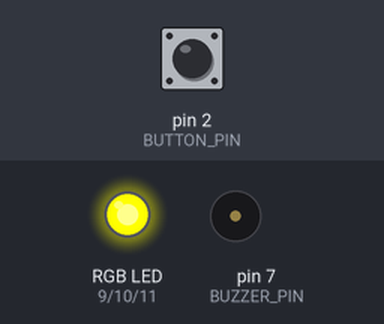
The sketch below on a simulated Arduino Uno, built with avr-gcc and run on an emulated ATmega328P. Parts: an RGB LED mixed from three pins (HIGH = lit), buzzer (waves = sounding). The inputs (shaded band) are chosen by the test bench; at power-on: pin 2 (BUTTON_PIN) HIGH.

Above: at 1.2 s.
1.3 s: pin 2 (BUTTON_PIN) pulled LOW for 0.15 s
At 1.44 s:
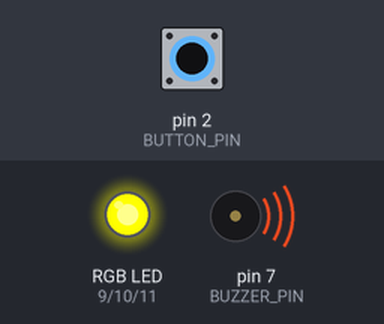
At 3.2 s:
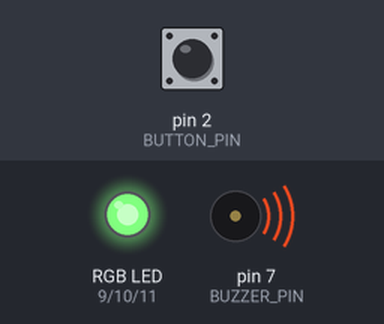
4.3 s: pin 2 (BUTTON_PIN) pulled LOW for 1 s
At 6.12 s:
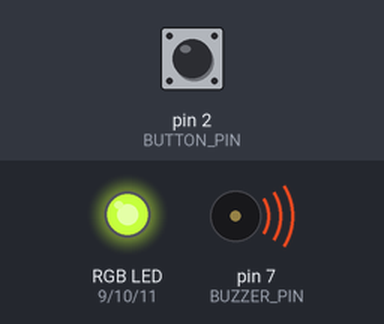
Timing chart, 0 to 14.3 s (numbered marks = the images above; inputs shaded):
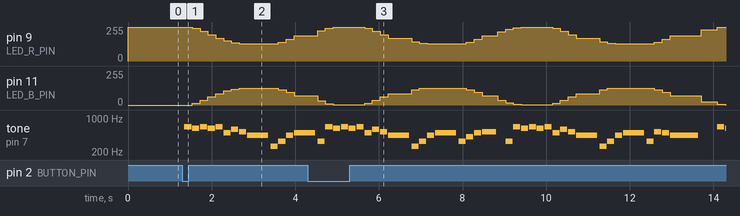

The sketch:

MomentoCrush.ino
```cpp
/*
 * PROJETO: MOMENTO CRUSH
 * Hardware:
 * - LED RGB (Ânodo Comum): R=9, G=10, B=11 (PWM)
 * - Buzzer Passivo: Pino 7
 * - Botão: Pino 2 (INPUT_PULLUP)
 *
 * Funcionalidade:
 * - Toca "Für Elise" ao pressionar o botão
 * - Durante e após a música, realiza transição suave de cores azul/roxo
 * - Lógica invertida para LED de Ânodo Comum
 * - Máquina de Estados Não Bloqueante
 *
 * Autor: Adaptado do código original de Robson Couto
 * Data: 09/11/2025
 */

#include <Arduino.h>

// Definições de pinos
#define BUZZER_PIN 7
#define BUTTON_PIN 2
#define LED_R_PIN 9
#define LED_G_PIN 10
#define LED_B_PIN 11

// Definições de notas musicais (lista completa)
#define NOTE_B0  31
#define NOTE_C1  33
#define NOTE_CS1 35
#define NOTE_D1  37
#define NOTE_DS1 39
#define NOTE_E1  41
#define NOTE_F1  44
#define NOTE_FS1 46
#define NOTE_G1  49
#define NOTE_GS1 52
#define NOTE_A1  55
#define NOTE_AS1 58
#define NOTE_B1  62
#define NOTE_C2  65
#define NOTE_CS2 69
#define NOTE_D2  73
#define NOTE_DS2 78
#define NOTE_E2  82
#define NOTE_F2  87
#define NOTE_FS2 93
#define NOTE_G2  98
#define NOTE_GS2 104
#define NOTE_A2  110
#define NOTE_AS2 117
#define NOTE_B2  123
#define NOTE_C3  131
#define NOTE_CS3 139
#define NOTE_D3  147
#define NOTE_DS3 156
#define NOTE_E3  165
#define NOTE_F3  175
#define NOTE_FS3 185
#define NOTE_G3  196
#define NOTE_GS3 208
#define NOTE_A3  220
#define NOTE_AS3 233
#define NOTE_B3  247
#define NOTE_C4  262
#define NOTE_CS4 277
#define NOTE_D4  294
#define NOTE_DS4 311
#define NOTE_E4  330
#define NOTE_F4  349
#define NOTE_FS4 370
#define NOTE_G4  392
#define NOTE_GS4 415
#define NOTE_A4  440
#define NOTE_AS4 466
#define NOTE_B4  494
#define NOTE_C5  523
#define NOTE_CS5 554
#define NOTE_D5  587
#define NOTE_DS5 622
#define NOTE_E5  659
#define NOTE_F5  698
#define NOTE_FS5 740
#define NOTE_G5  784
#define NOTE_GS5 831
#define NOTE_A5  880
#define NOTE_AS5 932
#define NOTE_B5  988
#define NOTE_C6  1047
#define NOTE_CS6 1109
#define NOTE_D6  1175
#define NOTE_DS6 1245
#define NOTE_E6  1319
#define NOTE_F6  1397
#define NOTE_FS6 1480
#define NOTE_G6  1568
#define NOTE_GS6 1661
#define NOTE_A6  1760
#define NOTE_AS6 1865
#define NOTE_B6  1976
#define NOTE_C7  2093
#define NOTE_CS7 2217
#define NOTE_D7  2349
#define NOTE_DS7 2489
#define NOTE_E7  2637
#define NOTE_F7  2794
#define NOTE_FS7 2960
#define NOTE_G7  3136
#define NOTE_GS7 3322
#define NOTE_A7  3520
#define NOTE_AS7 3729
#define NOTE_B7  3951
#define NOTE_C8  4186
#define NOTE_CS8 4435
#define NOTE_D8  4699
#define NOTE_DS8 4978
#define REST     0

// Configurações
const int tempo = 80; // Velocidade da música
const int wholenote = (60000 * 4) / tempo; // Duração de uma nota inteira em ms
const unsigned long colorTransitionTime = 2000; // Tempo de transição entre cores (ms)
const unsigned long debounceDelay = 50; // Tempo de debounce do botão (ms)

// Melodia de Für Elise
const int melody[] PROGMEM = {
  // Für Elise - Ludwig van Beethoven
  // Score available at https://musescore.com/user/28149610/scores/5281944
  NOTE_E5, 16, NOTE_DS5, 16, //1
  NOTE_E5, 16, NOTE_DS5, 16, NOTE_E5, 16, NOTE_B4, 16, NOTE_D5, 16, NOTE_C5, 16,
  NOTE_A4, -8, NOTE_C4, 16, NOTE_E4, 16, NOTE_A4, 16,
  NOTE_B4, -8, NOTE_E4, 16, NOTE_GS4, 16, NOTE_B4, 16,
  NOTE_C5, 8, REST, 16, NOTE_E4, 16, NOTE_E5, 16, NOTE_DS5, 16,
  NOTE_E5, 16, NOTE_DS5, 16, NOTE_E5, 16, NOTE_B4, 16, NOTE_D5, 16, NOTE_C5, 16,//6
  NOTE_A4, -8, NOTE_C4, 16, NOTE_E4, 16, NOTE_A4, 16,
  NOTE_B4, -8, NOTE_E4, 16, NOTE_C5, 16, NOTE_B4, 16,
  NOTE_A4, 4, REST, 8, //9 - 1st ending
  // Repete de 1 até 10
  NOTE_E5, 16, NOTE_DS5, 16, //1
  NOTE_E5, 16, NOTE_DS5, 16, NOTE_E5, 16, NOTE_B4, 16, NOTE_D5, 16, NOTE_C5, 16,
  NOTE_A4, -8, NOTE_C4, 16, NOTE_E4, 16, NOTE_A4, 16,
  NOTE_B4, -8, NOTE_E4, 16, NOTE_GS4, 16, NOTE_B4, 16,
  NOTE_C5, 8, REST, 16, NOTE_E4, 16, NOTE_E5, 16, NOTE_DS5, 16,
  NOTE_E5, 16, NOTE_DS5, 16, NOTE_E5, 16, NOTE_B4, 16, NOTE_D5, 16, NOTE_C5, 16,//6
  NOTE_A4, -8, NOTE_C4, 16, NOTE_E4, 16, NOTE_A4, 16,
  NOTE_B4, -8, NOTE_E4, 16, NOTE_C5, 16, NOTE_B4, 16,
  NOTE_A4, 8, REST, 16, NOTE_B4, 16, NOTE_C5, 16, NOTE_D5, 16, //10 - 2nd ending
  // Continua de 11
  NOTE_E5, -8, NOTE_G4, 16, NOTE_F5, 16, NOTE_E5, 16,
  NOTE_D5, -8, NOTE_F4, 16, NOTE_E5, 16, NOTE_D5, 16, //12
  NOTE_C5, -8, NOTE_E4, 16, NOTE_D5, 16, NOTE_C5, 16, //13
  NOTE_B4, 8, REST, 16, NOTE_E4, 16, NOTE_E5, 16, REST, 16,
  REST, 16, NOTE_E5, 16, NOTE_E6, 16, REST, 16, REST, 16, NOTE_DS5, 16,
  NOTE_E5, 16, REST, 16, REST, 16, NOTE_DS5, 16, NOTE_E5, 16, NOTE_DS5, 16,
  NOTE_E5, 16, NOTE_DS5, 16, NOTE_E5, 16, NOTE_B4, 16, NOTE_D5, 16, NOTE_C5, 16,
  NOTE_A4, 8, REST, 16, NOTE_C4, 16, NOTE_E4, 16, NOTE_A4, 16,
  NOTE_B4, 8, REST, 16, NOTE_E4, 16, NOTE_GS4, 16, NOTE_B4, 16, //19
  NOTE_C5, 8, REST, 16, NOTE_E4, 16, NOTE_E5, 16, NOTE_DS5, 16,
  NOTE_E5, 16, NOTE_DS5, 16, NOTE_E5, 16, NOTE_B4, 16, NOTE_D5, 16, NOTE_C5, 16,
  NOTE_A4, 8, REST, 16, NOTE_C4, 16, NOTE_E4, 16, NOTE_A4, 16,
  NOTE_B4, 8, REST, 16, NOTE_E4, 16, NOTE_C5, 16, NOTE_B4, 16,
  NOTE_A4, 8, REST, 16, NOTE_B4, 16, NOTE_C5, 16, NOTE_D5, 16, //24 (1st ending)
  // Repete de 11
  NOTE_E5, -8, NOTE_G4, 16, NOTE_F5, 16, NOTE_E5, 16,
  NOTE_D5, -8, NOTE_F4, 16, NOTE_E5, 16, NOTE_D5, 16, //12
  NOTE_C5, -8, NOTE_E4, 16, NOTE_D5, 16, NOTE_C5, 16, //13
  NOTE_B4, 8, REST, 16, NOTE_E4, 16, NOTE_E5, 16, REST, 16,
  REST, 16, NOTE_E5, 16, NOTE_E6, 16, REST, 16, REST, 16, NOTE_DS5, 16,
  NOTE_E5, 16, REST, 16, REST, 16, NOTE_DS5, 16, NOTE_E5, 16, NOTE_DS5, 16,
  NOTE_E5, 16, NOTE_DS5, 16, NOTE_E5, 16, NOTE_B4, 16, NOTE_D5, 16, NOTE_C5, 16,
  NOTE_A4, 8, REST, 16, NOTE_C4, 16, NOTE_E4, 16, NOTE_A4, 16,
  NOTE_B4, 8, REST, 16, NOTE_E4, 16, NOTE_GS4, 16, NOTE_B4, 16, //19
  NOTE_C5, 8, REST, 16, NOTE_E4, 16, NOTE_E5, 16, NOTE_DS5, 16,
  NOTE_E5, 16, NOTE_DS5, 16, NOTE_E5, 16, NOTE_B4, 16, NOTE_D5, 16, NOTE_C5, 16,
  NOTE_A4, 8, REST, 16, NOTE_C4, 16, NOTE_E4, 16, NOTE_A4, 16,
  NOTE_B4, 8, REST, 16, NOTE_E4, 16, NOTE_C5, 16, NOTE_B4, 16,
  NOTE_A4, 8, REST, 16, NOTE_C5, 16, NOTE_C5, 16, NOTE_C5, 16, //25 - 2nd ending
  // Continua de 26
  NOTE_C5, 4, NOTE_F5, -16, NOTE_E5, 32, //26
  NOTE_E5, 8, NOTE_D5, 8, NOTE_AS5, -16, NOTE_A5, 32,
  NOTE_A5, 16, NOTE_G5, 16, NOTE_F5, 16, NOTE_E5, 16, NOTE_D5, 16, NOTE_C5, 16,
  NOTE_AS4, 8, NOTE_A4, 8, NOTE_A4, 32, NOTE_G4, 32, NOTE_A4, 32, NOTE_B4, 32,
  NOTE_C5, 4, NOTE_D5, 16, NOTE_DS5, 16,
  NOTE_E5, -8, NOTE_E5, 16, NOTE_F5, 16, NOTE_A4, 16,
  NOTE_C5, 4, NOTE_D5, -16, NOTE_B4, 32,
  NOTE_C5, 32, NOTE_G5, 32, NOTE_G4, 32, NOTE_G5, 32, NOTE_A4, 32, NOTE_G5, 32, NOTE_B4, 32, NOTE_G5, 32, NOTE_C5, 32, NOTE_G5, 32, NOTE_D5, 32, NOTE_G5, 32, //33
  NOTE_E5, 32, NOTE_G5, 32, NOTE_C6, 32, NOTE_B5, 32, NOTE_A5, 32, NOTE_G5, 32, NOTE_F5, 32, NOTE_E5, 32, NOTE_D5, 32, NOTE_G5, 32, NOTE_F5, 32, NOTE_D5, 32,
  NOTE_C5, 32, NOTE_G5, 32, NOTE_G4, 32, NOTE_G5, 32, NOTE_A4, 32, NOTE_G5, 32, NOTE_B4, 32, NOTE_G5, 32, NOTE_C5, 32, NOTE_G5, 32, NOTE_D5, 32, NOTE_G5, 32,
  NOTE_E5, 32, NOTE_G5, 32, NOTE_C6, 32, NOTE_B5, 32, NOTE_A5, 32, NOTE_G5, 32, NOTE_F5, 32, NOTE_E5, 32, NOTE_D5, 32, NOTE_G5, 32, NOTE_F5, 32, NOTE_D5, 32, //36
  NOTE_E5, 32, NOTE_F5, 32, NOTE_E5, 32, NOTE_DS5, 32, NOTE_E5, 32, NOTE_B4, 32, NOTE_E5, 32, NOTE_DS5, 32, NOTE_E5, 32, NOTE_B4, 32, NOTE_E5, 32, NOTE_DS5, 32,
  NOTE_E5, -8, NOTE_B4, 16, NOTE_E5, 16, NOTE_DS5, 16,
  NOTE_E5, -8, NOTE_B4, 16, NOTE_E5, 16, REST, 16,
  REST, 16, NOTE_DS5, 16, NOTE_E5, 16, REST, 16, REST, 16, NOTE_DS5, 16, //40
  NOTE_E5, 16, NOTE_DS5, 16, NOTE_E5, 16, NOTE_B4, 16, NOTE_D5, 16, NOTE_C5, 16,
  NOTE_A4, 8, REST, 16, NOTE_C4, 16, NOTE_E4, 16, NOTE_A4, 16,
  NOTE_B4, 8, REST, 16, NOTE_E4, 16, NOTE_GS4, 16, NOTE_B4, 16,
  NOTE_C5, 8, REST, 16, NOTE_E4, 16, NOTE_E5, 16, NOTE_DS5, 16,
  NOTE_E5, 16, NOTE_DS5, 16, NOTE_E5, 16, NOTE_B4, 16, NOTE_D5, 16, NOTE_C5, 16,
  NOTE_A4, 8, REST, 16, NOTE_C4, 16, NOTE_E4, 16, NOTE_A4, 16, //46
  NOTE_B4, 8, REST, 16, NOTE_E4, 16, NOTE_C5, 16, NOTE_B4, 16,
  NOTE_A4, 8, REST, 16, NOTE_B4, 16, NOTE_C5, 16, NOTE_D5, 16,
  NOTE_E5, -8, NOTE_G4, 16, NOTE_F5, 16, NOTE_E5, 16,
  NOTE_D5, -8, NOTE_F4, 16, NOTE_E5, 16, NOTE_D5, 16,
  NOTE_C5, -8, NOTE_E4, 16, NOTE_D5, 16, NOTE_C5, 16,
  NOTE_B4, 8, REST, 16, NOTE_E4, 16, NOTE_E5, 16, REST, 16,
  REST, 16, NOTE_E5, 16, NOTE_E6, 16, REST, 16, REST, 16, NOTE_DS5, 16,
  NOTE_E5, 16, REST, 16, REST, 16, NOTE_DS5, 16, NOTE_E5, 16, NOTE_D5, 16, //54
  NOTE_E5, 16, NOTE_DS5, 16, NOTE_E5, 16, NOTE_B4, 16, NOTE_D5, 16, NOTE_C5, 16,
  NOTE_A4, 8, REST, 16, NOTE_C4, 16, NOTE_E4, 16, NOTE_A4, 16,
  NOTE_B4, 8, REST, 16, NOTE_E4, 16, NOTE_GS4, 16, NOTE_B4, 16,
  NOTE_C5, 8, REST, 16, NOTE_E4, 16, NOTE_E5, 16, NOTE_DS5, 16,
  NOTE_E5, 16, NOTE_DS5, 16, NOTE_E5, 16, NOTE_B4, 16, NOTE_D5, 16, NOTE_C5, 16,
  NOTE_A4, 8, REST, 16, NOTE_C4, 16, NOTE_E4, 16, NOTE_A4, 16, //60
  NOTE_B4, 8, REST, 16, NOTE_E4, 16, NOTE_C5, 16, NOTE_B4, 16,
  NOTE_A4, 8, REST, 16, REST, 16, REST, 8,
  NOTE_CS5, -4,
  NOTE_D5, 4, NOTE_E5, 16, NOTE_F5, 16,
  NOTE_F5, 4, NOTE_F5, 8,
  NOTE_E5, -4,
  NOTE_D5, 4, NOTE_C5, 16, NOTE_B4, 16,
  NOTE_A4, 4, NOTE_A4, 8,
  NOTE_A4, 8, NOTE_C5, 8, NOTE_B4, 8,
  NOTE_A4, -4,
  NOTE_CS5, -4,
  NOTE_D5, 4, NOTE_E5, 16, NOTE_F5, 16, //72
  NOTE_F5, 4, NOTE_F5, 8,
  NOTE_F5, -4,
  NOTE_DS5, 4, NOTE_D5, 16, NOTE_C5, 16,
  NOTE_AS4, 4, NOTE_A4, 8,
  NOTE_GS4, 4, NOTE_G4, 8,
  NOTE_A4, -4,
  NOTE_B4, 4, REST, 8,
  NOTE_A3, -32, NOTE_C4, -32, NOTE_E4, -32, NOTE_A4, -32, NOTE_C5, -32, NOTE_E5, -32, NOTE_D5, -32, NOTE_C5, -32, NOTE_B4, -32,
  NOTE_A4, -32, NOTE_C5, -32, NOTE_E5, -32, NOTE_A5, -32, NOTE_C6, -32, NOTE_E6, -32, NOTE_D6, -32, NOTE_C6, -32, NOTE_B5, -32, //80
  NOTE_A4, -32, NOTE_C5, -32, NOTE_E5, -32, NOTE_A5, -32, NOTE_C6, -32, NOTE_E6, -32, NOTE_D6, -32, NOTE_C6, -32, NOTE_B5, -32,
  NOTE_AS5, -32, NOTE_A5, -32, NOTE_GS5, -32, NOTE_G5, -32, NOTE_FS5, -32, NOTE_F5, -32, NOTE_E5, -32, NOTE_DS5, -32, NOTE_D5, -32,
  NOTE_CS5, -32, NOTE_C5, -32, NOTE_B4, -32, NOTE_AS4, -32, NOTE_A4, -32, NOTE_GS4, -32, NOTE_G4, -32, NOTE_FS4, -32, NOTE_F4, -32, //84
  NOTE_E4, 16, NOTE_DS5, 16, NOTE_E5, 16, NOTE_B4, 16, NOTE_D5, 16, NOTE_C5, 16,
  NOTE_A4, -8, NOTE_C4, 16, NOTE_E4, 16, NOTE_A4, 16,
  NOTE_B4, -8, NOTE_E4, 16, NOTE_GS4, 16, NOTE_B4, 16,
  NOTE_C5, 8, REST, 16, NOTE_E4, 16, NOTE_E5, 16, NOTE_DS5, 16, //88
  NOTE_E5, 16, NOTE_DS5, 16, NOTE_E5, 16, NOTE_B4, 16, NOTE_D5, 16, NOTE_C5, 16,
  NOTE_A4, -8, NOTE_C4, 16, NOTE_E4, 16, NOTE_A4, 16,
  NOTE_B4, -8, NOTE_E4, 16, NOTE_C5, 16, NOTE_B4, 16,
  NOTE_A4, -8, REST, -8,
  REST, -8, NOTE_G4, 16, NOTE_F5, 16, NOTE_E5, 16,
  NOTE_D5, 4, REST, 8,
  NOTE_B4, -8, NOTE_E4, 16, NOTE_E5, 8, //96
  NOTE_E5, 8, NOTE_E6, -8, NOTE_DS5, 16,
  NOTE_E5, 16, REST, 16, REST, 16, NOTE_DS5, 16, NOTE_E5, 16, NOTE_DS5, 16,
  NOTE_E5, 16, NOTE_DS5, 16, NOTE_E5, 16, NOTE_B4, 16, NOTE_D5, 16, NOTE_C5, 16,
  NOTE_A4, -8, NOTE_C4, 16, NOTE_E4, 16, NOTE_A4, 16,
  NOTE_B4, -8, NOTE_E4, 16, NOTE_GS4, 16, NOTE_B4, 16,
  NOTE_C5, 8, REST, 16, NOTE_E4, 16, NOTE_E5, 16, NOTE_DS5, 16, //102
  NOTE_E5, 16, NOTE_DS5, 16, NOTE_E5, 16, NOTE_B4, 16, NOTE_D5, 16, NOTE_C5, 16,
  NOTE_A4, -8, NOTE_C4, 16, NOTE_E4, 16, NOTE_A4, 16,
  NOTE_B4, -8, NOTE_E4, 16, NOTE_C5, 16, NOTE_B4, 16,
  NOTE_A4, -4,
};

// Número de notas na melodia
const int notes = sizeof(melody) / sizeof(melody[0]) / 2;

// Estados da máquina de estados
enum State {
  IDLE,
  PLAYING_MUSIC,
  COLOR_TRANSITION
};
State currentState = IDLE;

// Variáveis para controle da música
int currentNote = 0;
unsigned long lastNoteTime = 0;
bool musicPlaying = false;

// Variáveis para controle do botão
int lastButtonState = HIGH;
int buttonState = HIGH;
unsigned long lastDebounceTime = 0;

// Variáveis para transição de cores
struct Color {
  uint8_t r, g, b;
};
Color blue = {0, 0, 255}; // Azul
Color purple = {128, 0, 128}; // Roxo
Color currentColor, targetColor;
unsigned long lastColorChange = 0;
bool fadingToPurple = true;

// Função para configurar o LED RGB (ânodo comum, lógica invertida)
void setRGBColor(uint8_t r, uint8_t g, uint8_t b) {
  analogWrite(LED_R_PIN, 255 - r);
  analogWrite(LED_G_PIN, 255 - g);
  analogWrite(LED_B_PIN, 255 - b);
}

// Função para tocar a próxima nota
void playNextNote() {
  if (currentNote >= notes * 2) {
    currentState = COLOR_TRANSITION;
    musicPlaying = false;
    currentNote = 0;
    return;
  }

  // Calcula a duração da nota
  int divider = pgm_read_word_near(melody + currentNote + 1);
  int noteDuration;
  if (divider > 0) {
    noteDuration = wholenote / divider;
  } else {
    noteDuration = wholenote / abs(divider);
    noteDuration *= 1.5; // Notas pontuadas
  }

  // Toca a nota (90% da duração para pausa)
  tone(BUZZER_PIN, pgm_read_word_near(melody + currentNote), noteDuration * 0.9);
  lastNoteTime = millis();
  delay(noteDuration);
  noTone(BUZZER_PIN);
  currentNote += 2;
}

// Função para transição suave de cores
void updateColorTransition() {
  unsigned long currentTime = millis();
  if (currentTime - lastColorChange >= colorTransitionTime) {
    fadingToPurple = !fadingToPurple;
    targetColor = fadingToPurple ? purple : blue;
    lastColorChange = currentTime;
  }

  // Interpolação linear para transição suave
  float progress = (float)(currentTime - lastColorChange) / colorTransitionTime;
  if (progress > 1.0) progress = 1.0;

  currentColor.r = currentColor.r + (targetColor.r - currentColor.r) * progress;
  currentColor.g = currentColor.g + (targetColor.g - currentColor.g) * progress;
  currentColor.b = currentColor.b + (targetColor.b - currentColor.b) * progress;

  setRGBColor(currentColor.r, currentColor.g, currentColor.b);
}

// Função para ler o botão com debounce
bool readButton() {
  int reading = digitalRead(BUTTON_PIN);
  if (reading != lastButtonState) {
    lastDebounceTime = millis();
  }
  if (millis() - lastDebounceTime > debounceDelay) {
    if (reading != buttonState) {
      buttonState = reading;
      if (buttonState == LOW) {
        return true; // Botão pressionado
      }
    }
  }
  lastButtonState = reading;
  return false;
}

void setup() {
  // Configura pinos
  pinMode(BUZZER_PIN, OUTPUT);
  pinMode(LED_R_PIN, OUTPUT);
  pinMode(LED_G_PIN, OUTPUT);
  pinMode(LED_B_PIN, OUTPUT);
  pinMode(BUTTON_PIN, INPUT_PULLUP);

  // Inicializa LED em azul
  currentColor = blue;
  targetColor = purple;
  setRGBColor(currentColor.r, currentColor.g, currentColor.b);
}

void loop() {
  switch (currentState) {
    case IDLE:
      if (readButton()) {
        currentState = PLAYING_MUSIC;
        musicPlaying = true;
        currentNote = 0;
        lastColorChange = millis();
        fadingToPurple = true;
        targetColor = purple;
      }
      break;

    case PLAYING_MUSIC:
      updateColorTransition();
      if (musicPlaying) {
        playNextNote();
      }
      if (readButton()) {
        // Reinicia a música se o botão for pressionado
        currentNote = 0;
        musicPlaying = true;
        noTone(BUZZER_PIN);
      }
      break;

    case COLOR_TRANSITION:
      updateColorTransition();
      if (readButton()) {
        currentState = PLAYING_MUSIC;
        musicPlaying = true;
        currentNote = 0;
        lastColorChange = millis();
        fadingToPurple = true;
        targetColor = purple;
      }
      break;
  }
}
```

Measured:
- after the input at 1.3 s, pin 9 (LED_R_PIN): 255/255 → 244/255 after 0.24 s, → 223/255 0.19 s later, → 197/255 0.19 s later, → 171/255 0.19 s later, … (11 changes in this stretch); pin 11 (LED_B_PIN): rises from 0/255 to 127/255 in 1.3 s, then falls to 69/255 in 1.1 s
